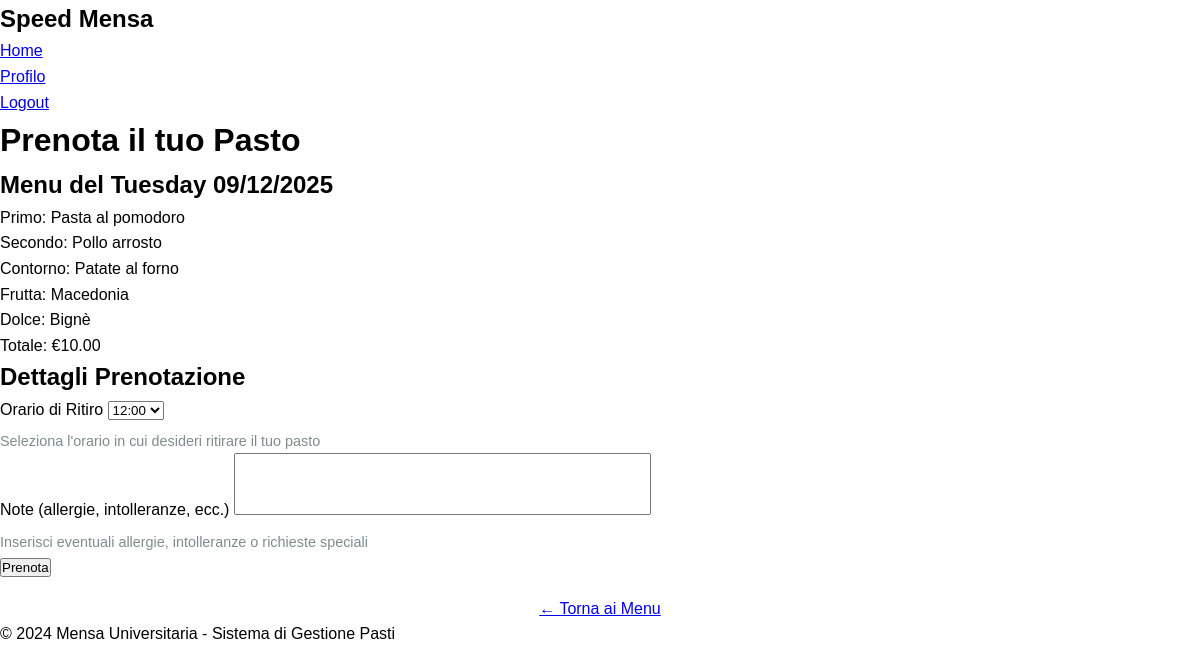
Page /prenota/1 (signed in) on the committed database.
### app/models.py (models this page shows, shortened)
class MenuGiornaliero(db.Model):
    id: so.Mapped[int] = so.mapped_column(primary_key=True)
    data: so.Mapped[date] = so.mapped_column(sa.Date, index=True, unique=True)
    primo: so.Mapped[str] = so.mapped_column(sa.String(200))
    secondo: so.Mapped[str] = so.mapped_column(sa.String(200))
    contorno: so.Mapped[str] = so.mapped_column(sa.String(200))
    frutta: so.Mapped[Optional[str]] = so.mapped_column(sa.String(200))
    dolce: so.Mapped[Optional[str]] = so.mapped_column(sa.String(200))
    prezzo: so.Mapped[float] = so.mapped_column(default=5.0)
    disponibile: so.Mapped[bool] = so.mapped_column(default=True)
    gestore_id: so.Mapped[int] = so.mapped_column(sa.ForeignKey(User.id), index=True)
    created_at: so.Mapped[datetime] = so.mapped_column(default=lambda: datetime.now(timezone.utc))
    gestore: so.Mapped[User] = so.relationship(back_populates='menu_creati')
    prenotazioni: so.WriteOnlyMapped['Prenotazione'] = so.relationship(back_populates='menu')

### app/routes.py (the view, shortened to what this page needs)
@app.route('/prenota/<int:menu_id>', methods=['GET', 'POST'])
@login_required
def prenota(menu_id):
    menu = db.session.get(MenuGiornaliero, menu_id)
    if not menu or not menu.disponibile:
        flash('Menu non disponibile.')
        return redirect(url_for('index'))
    if menu.data < date.today():
        flash('Non puoi prenotare menu passati.')
        return redirect(url_for('index'))
    prenotazione_esistente = db.session.scalar(
        sa.select(Prenotazione).where(
            Prenotazione.utente_id == current_user.id,
            Prenotazione.menu_id == menu_id,
            Prenotazione.stato.in_(['in_attesa', 'pagata', 'confermata'])
        )
    )
    if prenotazione_esistente:
        flash('Hai già una prenotazione per questo menu.')
        return redirect(url_for('index'))
    form = PrenotazioneForm()
    return render_template('prenota.html', title='Prenota Pasto', form=form, menu=menu)

### app/forms.py
class PrenotazioneForm(FlaskForm):
    orario_ritiro = SelectField('Orario di Ritiro', validators=[DataRequired()])
    note = TextAreaField('Note (allergie, intolleranze, ecc.)', validators=[Optional(), Length(max=500)], render_kw={"rows": 4, "cols": 50, "style": "resize:none;"})
    submit = SubmitField('Prenota')
    def __init__(self, *args, **kwargs):
        super(PrenotazioneForm, self).__init__(*args, **kwargs)
        self.orario_ritiro.choices = [
            ("12:00","12:00"),
            ("12:30","12:30"),
            ("13:00","13:00"),
            ("13:30","13:30"),
        ]

### app/models.py (called while the page is built)
@login.user_loader
def load_user(id):
    return db.session.get(User, int(id))

### app/templates/prenota.html (shortened to what this page needs)
{% extends "base.html" %} {% block content %}
<div class="prenota-container">
  <h1>Prenota il tuo Pasto</h1>
  <div class="menu-preview">
    <h2>Menu del {{ menu.data.strftime('%A %d/%m/%Y') }}</h2>
    <div class="menu-detail">
      <span class="menu-label">Primo:</span>
      <span>{{ menu.primo }}</span>
    </div>
    <div class="menu-detail">
      <span class="menu-label">Secondo:</span>
      <span>{{ menu.secondo }}</span>
    </div>
    <div class="menu-detail">
      <span class="menu-label">Contorno:</span>
      <span>{{ menu.contorno }}</span>
    </div>
    {% if menu.frutta %}
    <div class="menu-detail">
      <span class="menu-label">Frutta:</span>
      <span>{{ menu.frutta }}</span>
    </div>
    {% endif %} {% if menu.dolce %}
    <div class="menu-detail">
      <span class="menu-label">Dolce:</span>
      <span>{{ menu.dolce }}</span>
    </div>
    {% endif %}
  </div>
  <div class="prezzo-totale">Totale: €{{ "%.2f"|format(menu.prezzo) }}</div>
  <div class="form-container">
    <h2>Dettagli Prenotazione</h2>
    <form action="" method="post">
      <div class="form-group">
        {{ form.orario_ritiro.label }} {{ form.orario_ritiro() }}
        <p style="margin-top: 0.5rem; font-size: 0.9rem; color: #7f8c8d">
          Seleziona l'orario in cui desideri ritirare il tuo pasto
        </p>
      </div>
      <div class="form-group">
        {{ form.note.label }} {{ form.note() }}
        <p style="margin-top: 0.5rem; font-size: 0.9rem; color: #7f8c8d">
          Inserisci eventuali allergie, intolleranze o richieste speciali
        </p>
      </div>
      <div class="form-group">{{ form.submit(class="submit-btn") }}</div>
    </form>
    <div style="text-align: center; margin-top: 1rem">
      <a href="{{ url_for('index') }}" class="btn">← Torna ai Menu</a>
    </div>
  </div>
</div>
{% endblock %}

### app/static/style.css (style rules this page uses)
* { margin: 0; padding: 0; box-sizing: border-box; }
body { font-family:Arial, Helvetica, sans-serif; line-height: 1.6; color: black; background-color: white; }

### rows in the picture
MenuGiornaliero: data "Tuesday 09/12/2025", primo "Pasta al pomodoro", secondo "Pollo arrosto", contorno "Patate al forno", frutta "Macedonia", dolce "Bignè", prezzo "10.00"
